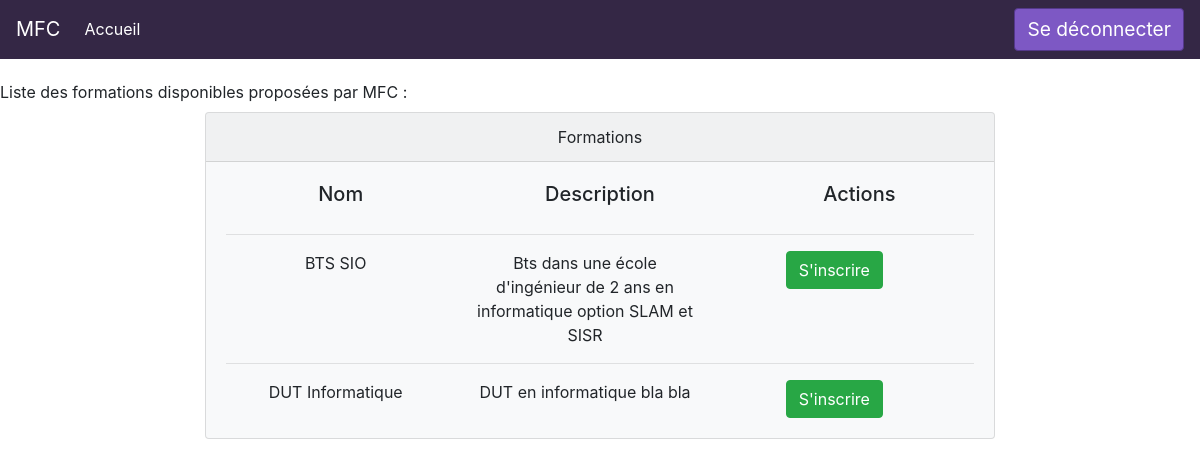
/ (signed in), run on the app's committed database.
### tables this page shows
CREATE TABLE IF NOT EXISTS `formations` (
  `id` int(11) NOT NULL AUTO_INCREMENT,
  `name` varchar(32) NOT NULL,
  `description` varchar(255) NOT NULL,
  `skills` varchar(255) NOT NULL,
  PRIMARY KEY (`id`)
);

### index/student.php (the view)
<label for="formationsList">Liste des formations disponibles proposées par MFC :</label>
<div class="row justify-content-md-center">
  <div class="col mb-4 col-lg-8">
    <div class="admin-table card bg-light text-center">
  	  <div class="card-header">Formations</div>
      <div class="card-body">
      	<div class="row">
	        <h5 class="card-title col-lg">Nom</h5>
	        <h5 class="card-title col-lg">Description</h5>
	        <h5 class="card-title col-lg">Actions</h5>
	      </div>
	      <?php
					$sql_formations = "SELECT * FROM formations";
					$result_formations = mysqli_query($GLOBALS['conn'], $sql_formations);
					while ($row_formations = mysqli_fetch_array($result_formations)) {
						echo "<hr>
						<div class='row'>
							<form class='col-md-12 row' method='POST' action='inscription/formation'>
				        <span class='card-text col-lg'>".$row_formations['name']."</span>
				        <span class='card-text col-lg'>".$row_formations['description']."</span>
				        <span class='card-text col-lg'>
					        <button type='submit' class='btn btn-success' value='".$row_formations['id']."' name='formation'>S'inscrire</button>
				        </span>
				       </form>
						</div>";
					}
			?>
      </div>
    </div>
  </div>
</div>

### css/style.css (style rules this page uses)
body { margin-top: 30px; margin-bottom: 30px; }

### data on the page
formations: name "BTS SIO", description "Bts dans une école d'ingénieur de 2 ans en informatique option SLAM et SISR", $row_formations['id'] 1 (drawn)
formations: name "DUT Informatique", description "DUT en informatique bla bla", $row_formations['id'] 2 (drawn)
